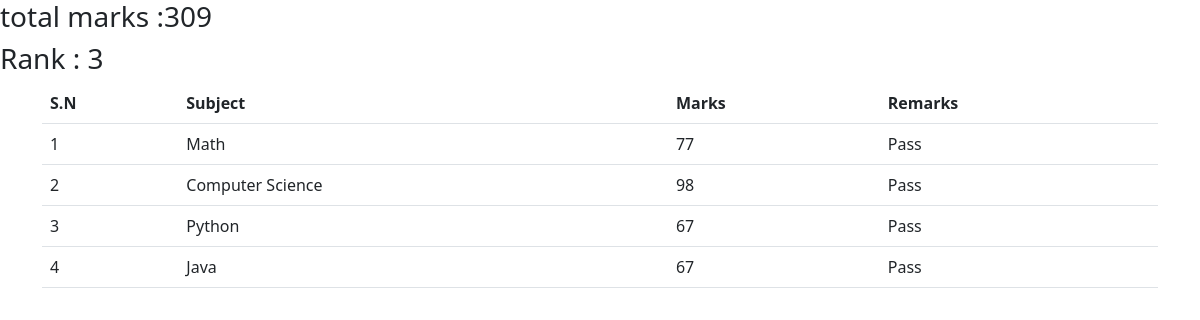
Page /see_marks/72/ on the committed database.
### Student/models.py (models this page shows, shortened)
class TotalMark(models.Model):
  student_id = models.OneToOneField(StudentId , on_delete=models.CASCADE)
  total_marks = models.IntegerField()
  rank = models.IntegerField(null=True)

class SubjectMarks(models.Model):
  student = models.ForeignKey(Student , related_name='studentmarks' , on_delete=models.CASCADE)
  subject = models.ForeignKey(Subject, on_delete=models.CASCADE)
  marks = models.IntegerField()
  class Meta:
    unique_together = ['student' , 'subject']

class Subject(models.Model):
  name = models.CharField(max_length=100)

### Student/views.py (the view)
# urls.py: path('see_marks/<int:std_id>/' ,see_marks, name='marks'),
def see_marks(request , std_id):
   querySet = SubjectMarks.objects.filter(student__student_id__student_id = std_id)
   totalMark = TotalMark.objects.filter(student_id__student_id = std_id )
   context = {'data':{'querySet':querySet , 'total_marks':totalMark}}
   return render(request , 'marks.html' , context )

### Student/templates/marks.html (shortened to what this page needs)
<!doctype html>
<html lang="en">
  <head>
    <link href="https://cdn.jsdelivr.net/npm/bootstrap@5.3.0/dist/css/bootstrap.min.css" rel="stylesheet">
  </head>
  <body>
    {% for data in data.total_marks %}
<h3>total marks :{{data.total_marks}} </h3>
<h3>Rank : {{data.rank}} </h3>
{% endfor %}
    <div class="container">
    <table class="table table-hover">
      <thead>
        <tr>
          <th scope="col">S.N</th>
          <th scope="col">Subject</th>
          <th scope="col">Marks</th>
          <th scope="col">Remarks</th>
        </tr>
      </thead>
      <tbody>
        {% for data in data.querySet %}
        <tr>
          <td>{{forloop.counter}}</td>
          <td>{{data.subject.name}}</td>
          <td>{{data.marks}}</td>
          <td>
            {% if data.marks >= 50 %} Pass {% endif %}
          </td>
        </tr>
        {% endfor %}
      </tbody>
    </table>
  </div>
  </body>
</html>

### rows in the picture
TotalMark: rank "3"
SubjectMarks: subject.name "Math", marks "77", shows "Pass"
SubjectMarks: subject.name "Computer Science", marks "98", shows "Pass"
SubjectMarks: subject.name "Python", marks "67", shows "Pass"
SubjectMarks: subject.name "Java", marks "67", shows "Pass"
